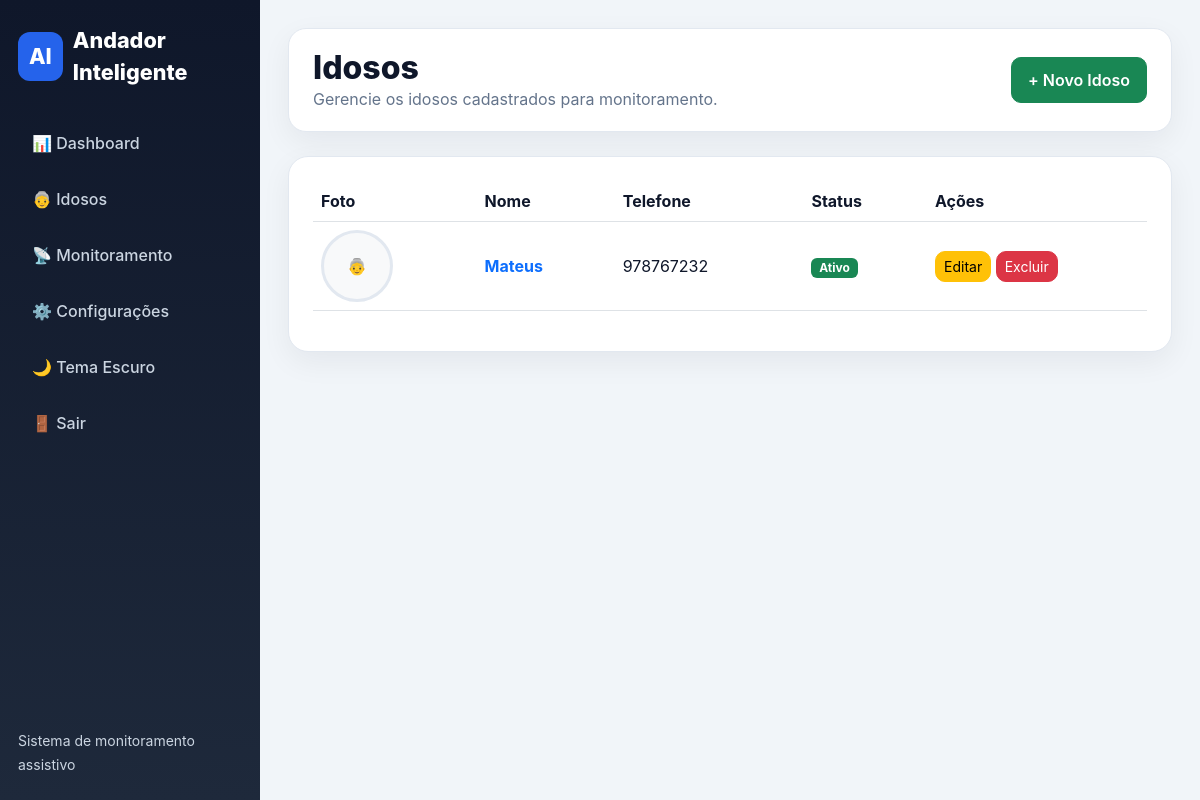
The page /idosos (signed in) on the database its author committed.
### models.py (models this page shows)
class Idoso(db.Model):
    __tablename__ = "idosos"
    id = db.Column(
        db.Integer,
        primary_key=True
    )
    usuario_id = db.Column(
        db.Integer,
        db.ForeignKey("usuarios.id"),
        nullable=False
    )
    nome = db.Column(
        db.String(100),
        nullable=False
    )
    data_nascimento = db.Column(
        db.Date
    )
    telefone = db.Column(
        db.String(20)
    )
    endereco = db.Column(
        db.String(255)
    )
    foto = db.Column(
        db.String(255)
    )
    observacoes = db.Column(
        db.Text
    )
    ativo = db.Column(
        db.Boolean,
        default=True
    )

### app.py (the view)
@app.route("/idosos")
def idosos():
    if "usuario_id" not in session:
        return redirect(
            "/login"
        )
    lista = Idoso.query.filter_by(
        usuario_id=session[
            "usuario_id"
        ]
    ).all()
    return render_template(
        "idosos.html",
        idosos=lista
    )

### projeto-andador-flask/templates/idosos.html (shortened to what this page needs)
{% extends 'base.html' %}
{% block conteudo %}
<div class="page-header">
    <div>
        <h2>Idosos</h2>
        <p>
            Gerencie os idosos cadastrados para monitoramento.
        </p>
    </div>
    <a
        href="/idosos/novo"
        class="btn btn-success btn-soft">
        + Novo Idoso
    </a>
</div>
<div class="panel-card">
    {% if idosos %}
    <table class="table table-hover">
        <thead>
            <tr>
                <th>Foto</th>
                <th>Nome</th>
                <th>Telefone</th>
                <th>Status</th>
                <th width="220">Ações</th>
            </tr>
        </thead>
        <tbody>
        {% for i in idosos %}
            <tr>
                <td>
                    {% if i.foto %}
                    <img
                        src="{{ url_for('static', filename='uploads/' + i.foto) }}"
                        class="avatar-img">
                    {% else %}
                    <div class="avatar-img d-flex align-items-center justify-content-center bg-light">
                        👵
                    </div>
                    {% endif %}
                </td>
                <td>
                    <a
                        href="/idosos/{{ i.id }}"
                        class="fw-bold text-decoration-none">
                        {{ i.nome }}
                    </a>
                </td>
                <td>{{ i.telefone or 'Não informado' }}</td>
                <td>
                    {% if i.ativo %}
                        <span class="badge bg-success">Ativo</span>
                    {% else %}
                        <span class="badge bg-secondary">Inativo</span>
                    {% endif %}
                </td>
                <td>
                    <a
                        href="/idosos/editar/{{ i.id }}"
                        class="btn btn-warning btn-sm">
                        Editar
                    </a>
                    <a
                        href="/idosos/excluir/{{ i.id }}"
                        class="btn btn-danger btn-sm"
                        onclick="return confirm('Deseja excluir este idoso?')">
                        Excluir
                    </a>
                </td>
            </tr>
        {% endfor %}
        </tbody>
    </table>
    {% endif %}
</div>
{% endblock %}

### projeto-andador-flask/static/css/style.css (style rules this page uses)
:root { --primary: #2563eb; --primary-dark: #1e40af; --bg: #f1f5f9; --card-bg: #ffffff; --text: #0f172a; --muted: #64748b; --border: #e2e8f0; --sidebar-bg: linear-gradient(180deg, #0f172a, #1e293b); --sidebar-text: #cbd5e1; --danger: #dc2626; --success: #16a34a; --warning: #f59e0b; --shadow: 0 10px 30px rgba(15, 23, 42, 0.06); }
* { box-sizing: border-box; }
body { background: var(--bg); font-family: -apple-system, BlinkMacSystemFont, "Segoe UI", sans-serif; color: var(--text); transition: background 0.2s, color 0.2s; }
.stat-card, .panel-card, .card { background: var(--card-bg); border: 1px solid var(--border); color: var(--text); box-shadow: var(--shadow); }
.panel-card { border-radius: 20px; padding: 24px; }
.btn-soft { border-radius: 12px; padding: 10px 16px; font-weight: 600; }
.table { vertical-align: middle; color: var(--text); }
.table th { color: var(--text); }
.table td { color: var(--text); }
.btn { border-radius: 10px; }
.page-header { display: flex; justify-content: space-between; align-items: center; background: var(--card-bg); border: 1px solid var(--border); border-radius: 18px; padding: 20px 24px; margin-bottom: 24px; box-shadow: var(--shadow); }
.page-header h2 { margin: 0; font-weight: 800; }
.page-header p { margin: 0; color: var(--muted); }
.avatar-img { width: 72px; height: 72px; object-fit: cover; border-radius: 50%; border: 3px solid var(--border); }

### rows shown on the page
Idoso: nome "Mateus", telefone "978767232", ativo "Ativo"
